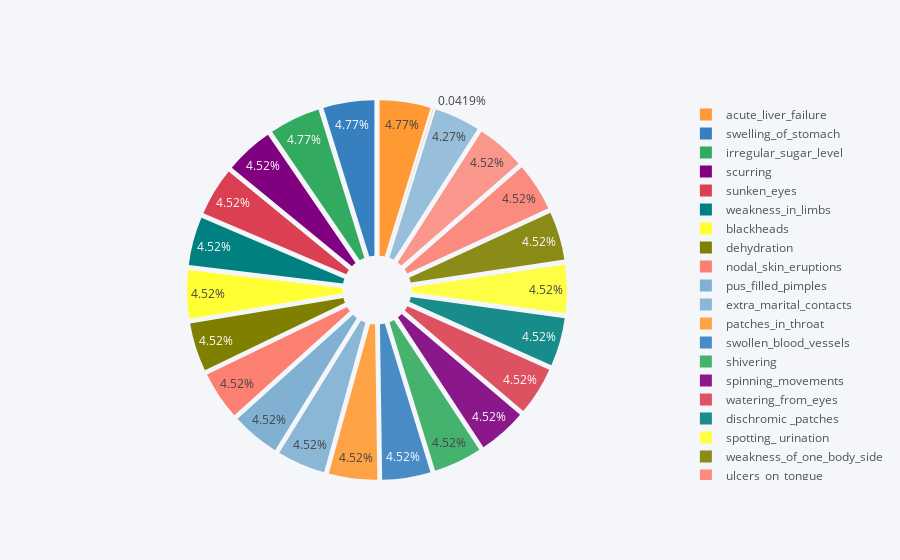

Write notebook code for a chart like this one.
### Code cell
disyes[110:].iplot(kind='pie',labels='index',values=1,hole=0.1,pull=0.1)

### Figure 1 — Plotly figure (JSON) as saved in the notebook; plotly's stock layout.template omitted (floating-point values rounded to 4 significant figures)
{"data": [{"hole": 0.1, "labels": ["acute_liver_failure", "swelling_of_stomach", "irregular_sugar_level", "scurring", "sunken_eyes", "weakness_in_limbs", "blackheads", "dehydration", "nodal_skin_eruptions", "pus_filled_pimples", "extra_marital_contacts", "patches_in_throat", "swollen_blood_vessels", "shivering", "spinning_movements", "watering_from_eyes", "dischromic _patches", "spotting_ urination", "weakness_of_one_body_side", "ulcers_on_tongue", "muscle_wasting", "foul_smell_of urine", "index", "fluid_overload"], "marker": {"colors": ["rgba(255, 153, 51, 1.0)", "rgba(55, 128, 191, 1.0)", "rgba(50, 171, 96, 1.0)", "rgba(128, 0, 128, 1.0)", "rgba(219, 64, 82, 1.0)", "rgba(0, 128, 128, 1.0)", "rgba(255, 255, 51, 1.0)", "rgba(128, 128, 0, 1.0)", "rgba(251, 128, 114, 1.0)", "rgba(128, 177, 211, 1.0)", "rgba(128, 177, 211, 0.8999999999999999)", "rgba(255, 153, 51, 0.8999999999999999)", "rgba(55, 128, 191, 0.8999999999999999)", "rgba(50, 171, 96, 0.8999999999999999)", "rgba(128, 0, 128, 0.8999999999999999)", "rgba(219, 64, 82, 0.8999999999999999)", "rgba(0, 128, 128, 0.8999999999999999)", "rgba(255, 255, 51, 0.8999999999999999)", "rgba(128, 128, 0, 0.8999999999999999)", "rgba(251, 128, 114, 0.8999999999999999)", "rgba(251, 128, 114, 0.7999999999999998)", "rgba(128, 177, 211, 0.7999999999999998)", "rgba(255, 153, 51, 0.7999999999999998)", "rgba(55, 128, 191, 0.7999999999999998)"]}, "name": "", "pull": 0.1, "type": "pie", "values": [114, 114, 114, 108, 108, 108, 108, 108, 108, 108, 108, 108, 108, 108, 108, 108, 108, 108, 108, 108, 108, 102, 1, null]}], "layout": {"legend": {"bgcolor": "#F5F6F9", "font": {"color": "#4D5663"}}, "paper_bgcolor": "#F5F6F9", "plot_bgcolor": "#F5F6F9", "titlefont": {"color": "#4D5663"}}}
